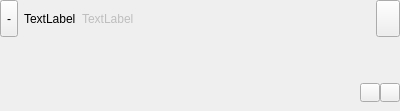
<?xml version="1.0" encoding="UTF-8"?>
<ui version="4.0">
 <class>TimelineLeftWidget</class>
 <widget class="QWidget" name="TimelineLeftWidget">
  <property name="geometry">
   <rect>
    <x>0</x>
    <y>0</y>
    <width>400</width>
    <height>111</height>
   </rect>
  </property>
  <property name="windowTitle">
   <string>Form</string>
  </property>
  <layout class="QVBoxLayout" name="verticalLayout">
   <property name="spacing">
    <number>0</number>
   </property>
   <property name="leftMargin">
    <number>0</number>
   </property>
   <property name="topMargin">
    <number>0</number>
   </property>
   <property name="rightMargin">
    <number>0</number>
   </property>
   <property name="bottomMargin">
    <number>0</number>
   </property>
   <item>
    <widget class="QWidget" name="headerWidget" native="true">
     <layout class="QHBoxLayout" name="horizontalLayout">
      <property name="leftMargin">
       <number>0</number>
      </property>
      <property name="topMargin">
       <number>0</number>
      </property>
      <property name="rightMargin">
       <number>0</number>
      </property>
      <property name="bottomMargin">
       <number>0</number>
      </property>
      <item>
       <widget class="QToolButton" name="collapseButton">
        <property name="sizePolicy">
         <sizepolicy hsizetype="Fixed" vsizetype="Ignored">
          <horstretch>0</horstretch>
          <verstretch>0</verstretch>
         </sizepolicy>
        </property>
        <property name="text">
         <string>-</string>
        </property>
        <property name="icon">
         <iconset theme="arrow-up"/>
        </property>
        <property name="checkable">
         <bool>true</bool>
        </property>
       </widget>
      </item>
      <item>
       <widget class="QLabel" name="elementName">
        <property name="text">
         <string>TextLabel</string>
        </property>
        <property name="margin">
         <number>3</number>
        </property>
       </widget>
      </item>
      <item>
       <widget class="QLabel" name="elementType">
        <property name="enabled">
         <bool>false</bool>
        </property>
        <property name="sizePolicy">
         <sizepolicy hsizetype="Expanding" vsizetype="Preferred">
          <horstretch>0</horstretch>
          <verstretch>0</verstretch>
         </sizepolicy>
        </property>
        <property name="text">
         <string>TextLabel</string>
        </property>
       </widget>
      </item>
      <item>
       <widget class="QToolButton" name="renameButton">
        <property name="sizePolicy">
         <sizepolicy hsizetype="Fixed" vsizetype="Ignored">
          <horstretch>0</horstretch>
          <verstretch>0</verstretch>
         </sizepolicy>
        </property>
        <property name="text">
         <string/>
        </property>
        <property name="icon">
         <iconset theme="edit-rename"/>
        </property>
       </widget>
      </item>
     </layout>
    </widget>
   </item>
   <item>
    <widget class="QWidget" name="propertiesWidget" native="true">
     <layout class="QVBoxLayout" name="propertiesLayout">
      <property name="spacing">
       <number>0</number>
      </property>
      <property name="leftMargin">
       <number>6</number>
      </property>
      <property name="topMargin">
       <number>0</number>
      </property>
      <property name="rightMargin">
       <number>0</number>
      </property>
      <property name="bottomMargin">
       <number>0</number>
      </property>
     </layout>
    </widget>
   </item>
   <item>
    <widget class="QWidget" name="childrenWidget" native="true">
     <layout class="QVBoxLayout">
      <property name="spacing">
       <number>0</number>
      </property>
      <property name="topMargin">
       <number>0</number>
      </property>
      <property name="rightMargin">
       <number>0</number>
      </property>
      <property name="bottomMargin">
       <number>0</number>
      </property>
      <item>
       <layout class="QVBoxLayout" name="childrenLayout"/>
      </item>
      <item>
       <widget class="QWidget" name="addButtonsContainer" native="true">
        <layout class="QHBoxLayout" name="horizontalLayout_2">
         <property name="spacing">
          <number>0</number>
         </property>
         <property name="leftMargin">
          <number>0</number>
         </property>
         <property name="topMargin">
          <number>0</number>
         </property>
         <property name="rightMargin">
          <number>0</number>
         </property>
         <property name="bottomMargin">
          <number>0</number>
         </property>
         <item>
          <spacer name="horizontalSpacer">
           <property name="orientation">
            <enum>Qt::Horizontal</enum>
           </property>
           <property name="sizeHint" stdset="0">
            <size>
             <width>40</width>
             <height>20</height>
            </size>
           </property>
          </spacer>
         </item>
         <item>
          <widget class="QToolButton" name="deleteButton">
           <property name="text">
            <string/>
           </property>
           <property name="icon">
            <iconset theme="list-remove"/>
           </property>
           <property name="iconSize">
            <size>
             <width>12</width>
             <height>12</height>
            </size>
           </property>
          </widget>
         </item>
         <item>
          <widget class="QToolButton" name="addButton">
           <property name="text">
            <string/>
           </property>
           <property name="icon">
            <iconset theme="list-add"/>
           </property>
           <property name="iconSize">
            <size>
             <width>12</width>
             <height>12</height>
            </size>
           </property>
           <property name="popupMode">
            <enum>QToolButton::InstantPopup</enum>
           </property>
          </widget>
         </item>
        </layout>
       </widget>
      </item>
     </layout>
    </widget>
   </item>
  </layout>
 </widget>
 <resources/>
 <connections/>
</ui>
